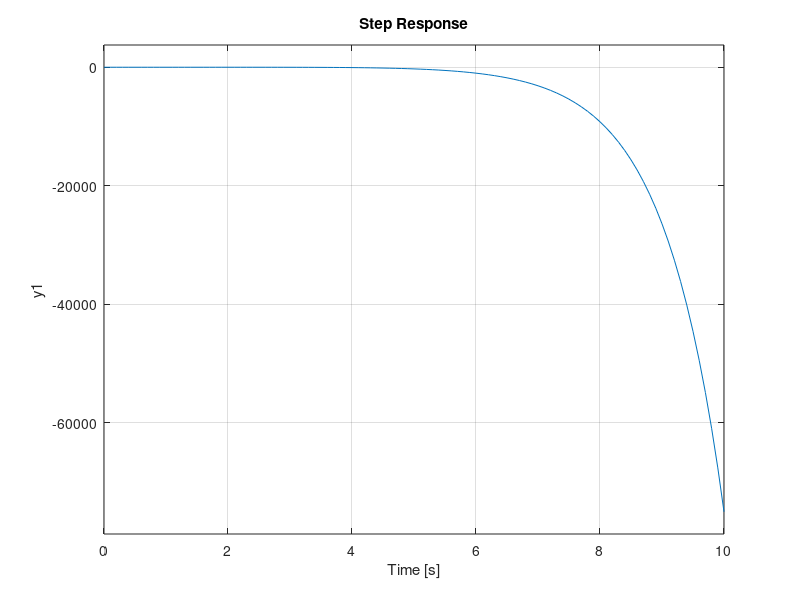

The MATLAB script that drew this image:
% Clear
clear
clc
close all

%% Number 1
% Define G1, G2, G3, H1, H2 AND H3

G1_num = [1];
G1_den = [1 0 0];
G1 = tf(G1_num,G1_den)

G2_num = [1];
G2_den = [1 1];
G2 = tf(G2_num,G2_den)

G3_num = [1];
G3_den = [1 0];
G3 = tf(G3_num,G3_den)

H1_num = [1];
H1_den = [1 0];
H1 = tf(H1_num,H1_den)

H2_num = [1];
H2_den = [1 -1];
H2 = tf(H2_num,H2_den)

H3_num = [1];
H3_den = [1 -2];
H3 = tf(H3_num,H3_den)

%% Reduced Version
%% USING THE MANUAL BLOCK ARRANGEMENT
%% For Numerator

TF_numA_up = conv(G1_num,G3_num);
TF_numB_up = G2_num + G2_den
TF_num_up = conv(TF_numA_up,TF_numB_up)

TF_numA_down = conv(G1_den,G2_den)
TF_num_down = conv(TF_numA_down,G3_den)

%% For Denominator

TF_denA_up = conv(G2_num,H2_num)
TF_denB_up = conv(G1_num,G2_num)
TF_denBB_up = conv(TF_denB_up,H1_num)

TF_denA_down =  conv(G2_den,H2_den)
TF_denB_down = conv(G1_den,G2_den)
TF_denBB_down = conv(TF_denB_down,H1_den)
TF_denC_down = conv(TF_denA_down,TF_denBB_down)
TF_denD_down = conv(G3_den,H3_den)
TF_den_down = conv(TF_denC_down,TF_denD_down)

TF_denC_up = conv(TF_denA_up,TF_denBB_down)
TF_denD_up = conv(TF_denBB_up,TF_denA_down)
TF_denE_up = [1 1 0 0 1 0 -1]
TF_denF_up = conv(G3_num,H3_num)
TF_denG_up = [1 -2 1]
TF_den_up = conv(TF_denE_up,TF_denG_up)

TF_num = conv(TF_num_up,TF_den_down)
TF_den = conv(TF_num_down,TF_den_up)

TF_reduced = tf(TF_num, TF_den);

%% STEP RESPONSE
step(TF_reduced,0:0.1:10)
